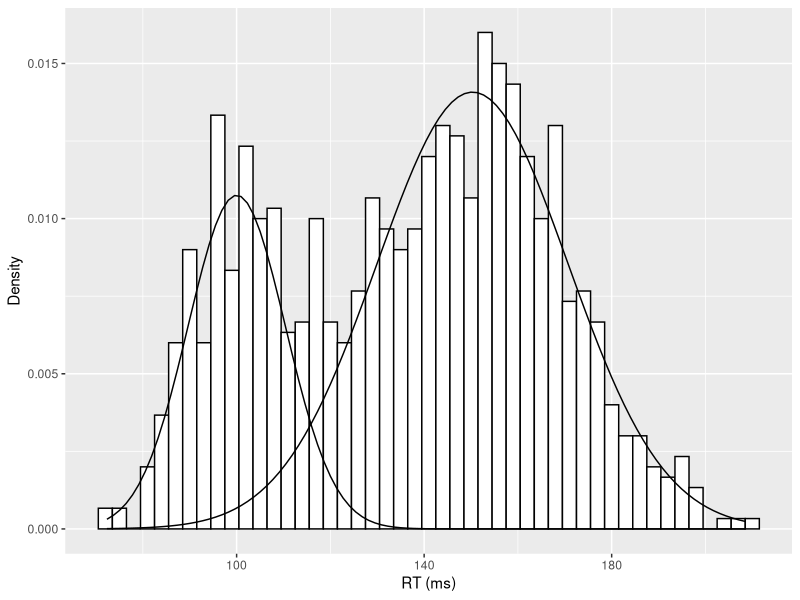

Source code (R):
#install.packages('mixtools')
#install.packages('ggplot2')

library("ggplot2")
# generate some data
set.seed(1540614451)

N <- 1000
pShort <- 0.3

genpars <- list( c(100,10), c(150,20) )

# we assume equal sampling probability for the three distributions
whichD <- sample(c(1,2), N, replace=TRUE, prob=c(pShort, 1-pShort))

dat <- sapply(whichD, function(x) 
  rnorm(1, genpars[[x]][1], genpars[[x]][2]))

# function needed in EM (Expectation-Maximization)
weighted.sd <- function(x,w,mu=mean(x)){
  wvar <- sum(w*(x-mu)^2)/
    sum(w)
  return(sqrt(wvar))
}

# guess parameters
mu1 <- mean(dat,1)*0.8
mu2 <- mean(dat, 1)*1.2
sd1 <- sd(dat)
sd2 <- sd(dat)
ppi <- 0.5
oldppi <- 0

while (abs(ppi-oldppi)>.00001){ 
  
  oldppi <- ppi
  
  # E step
  resp <- ppi*dnorm(dat,mu2,sd2)/
    ((1-ppi)*dnorm(dat,mu1,sd1) + ppi*dnorm(dat,mu2,sd2))
  
  # M step
  mu1 <- weighted.mean(dat,1-resp)
  mu2 <- weighted.mean(dat,resp)
  
  sd1 <- weighted.sd(dat,1-resp,mu1)
  sd2 <- weighted.sd(dat,resp,mu2)
  
  ppi <- mean(resp)
  print(ppi)
  
}

df <- data.frame(rt=dat)


# plot figures with ggplot
#pdf(file="GMMexample.pdf", width=5, height=4)
ggplot(df, aes(x = rt)) + 
  geom_histogram(aes(y = ..density..),colour = "black", fill = "white", 
                 binwidth = 3) + 
  stat_function(fun = function(k) (1-ppi)*dnorm(k,mu1,sd1)) +
  stat_function(fun = function(k) ppi*dnorm(k,mu2,sd2)) +
  xlab("RT (ms)") + ylab("Density")
#dev.off()

# mixtools for comparison
# library(mixtools) # you'll need to install this library
# myEM <- normalmixEM( dat, mu = c(1,4), sigma=c(sd(dat),sd(dat))) 

